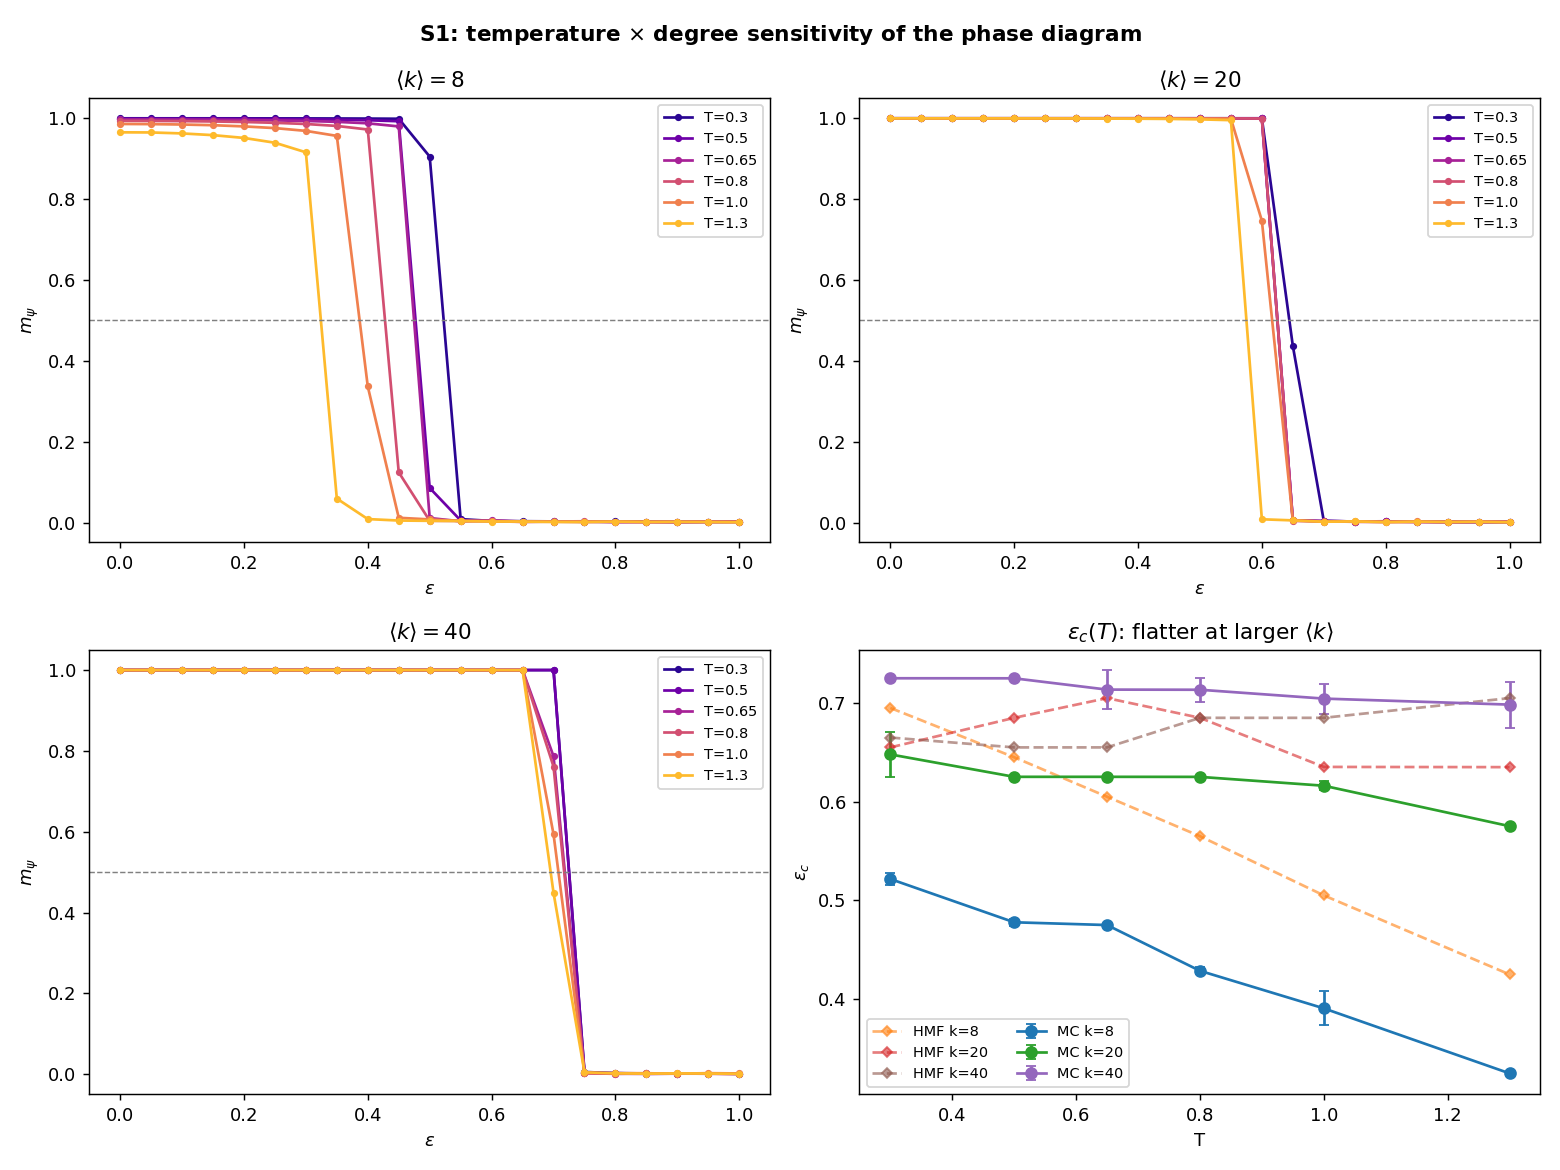

Write the Python code that produced this figure.
"""
S1 (report Sec. 4): temperature x degree — is the phase diagram robust in T,
and does <k> really dominate?

The whole phase diagram is taken at T=0.65. Here eps_c is measured on a
T x k grid (MC, 4 graph seeds) and compared to the HMF prediction on the same
grid. Hypothesis (sensitivity/HYPOTHESES.md): eps_c decreases monotonically
with T at every k (noise destabilises the ferromagnetic pinning); the payoff
scales with k so the effective noise is ~T/k and the T-dependence weakens as
k grows; HMF overestimates eps_c at every (T, k).
"""

import os, sys
import numpy as np
import matplotlib.pyplot as plt

sys.path.insert(0, os.path.join(os.path.dirname(__file__), ".."))
from common.graphs import build_graph, write_edgelist
from common.meanfield import hmf_run
from common.observables import order_parameter, eps_crossing
from common.io import save_table
from common import runner

HERE = os.path.dirname(os.path.abspath(__file__))
TS = [0.30, 0.50, 0.65, 0.80, 1.00, 1.30]
KS = [8, 20, 40]
SEEDS = [1, 2, 3, 4]
EPS = np.linspace(0, 1, 21)
N = 500


def main():
    runner.ensure_engine()
    els = {(k, s): write_edgelist(build_graph("ER", N, k, seed=s),
                                  os.path.join(HERE, f"_tg_{k}_{s}.edgelist"))
           for k in KS for s in SEEDS}

    points = [(t, k, e, s) for t in TS for k in KS for e in EPS for s in SEEDS]
    res = runner.run_many([dict(edgelist=els[(k, s)], eps=float(e), temp=t, seed=s)
                           for t, k, e, s in points])
    m = np.array([r["m_psi"] for r in res]).reshape(len(TS), len(KS), len(EPS), len(SEEDS))
    for el in els.values():
        os.remove(el)

    summary = {"T": [], "k": [], "eps_c_mc": [], "eps_c_mc_std": [], "eps_c_hmf": []}
    curves = {"epsilon": EPS}
    for i, t in enumerate(TS):
        for j, k in enumerate(KS):
            per_seed = [eps_crossing(EPS, m[i, j, :, s]) for s in range(len(SEEDS))]
            # the HMF map is deterministic and cheap: use a fine grid so its
            # eps_c is not quantised by the MC grid step
            eps_fine = np.linspace(0, 1, 101)
            m_hmf = [order_parameter(hmf_run(float(e), k=k, T=t)) for e in eps_fine]
            summary["T"].append(t); summary["k"].append(k)
            summary["eps_c_mc"].append(np.mean(per_seed))
            summary["eps_c_mc_std"].append(np.std(per_seed))
            summary["eps_c_hmf"].append(eps_crossing(eps_fine, m_hmf))
            curves[f"m_T{int(t*100)}_k{k}"] = m[i, j].mean(axis=1)
    save_table(os.path.join(HERE, "sens_temperature.csv"), summary)
    save_table(os.path.join(HERE, "sens_temperature_curves.csv"), curves)

    fig, axes = plt.subplots(2, 2, figsize=(12, 9))
    cmap = plt.cm.plasma(np.linspace(0.05, 0.85, len(TS)))
    for ax, (j, k) in zip(axes.flat[:3], enumerate(KS)):
        for i, t in enumerate(TS):
            ax.plot(EPS, m[i, j].mean(axis=1), "o-", ms=3, color=cmap[i],
                    label=f"T={t}")
        ax.axhline(0.5, color="gray", ls="--", lw=0.8)
        ax.set_title(f"$\\langle k\\rangle={k}$")
        ax.set_xlabel(r"$\varepsilon$"); ax.set_ylabel(r"$m_\psi$")
        ax.legend(fontsize=8)
    ax = axes.flat[3]
    su = {kk: np.array(v) for kk, v in summary.items()}
    for j, k in enumerate(KS):
        sel = su["k"] == k
        ax.errorbar(su["T"][sel], su["eps_c_mc"][sel], yerr=su["eps_c_mc_std"][sel],
                    fmt="o-", capsize=3, label=f"MC k={k}")
        ax.plot(su["T"][sel], su["eps_c_hmf"][sel], "D--", ms=4, alpha=0.6,
                label=f"HMF k={k}")
    ax.set_xlabel("T"); ax.set_ylabel(r"$\varepsilon_c$")
    ax.set_title(r"$\varepsilon_c(T)$: flatter at larger $\langle k\rangle$")
    ax.legend(fontsize=8, ncol=2)
    fig.suptitle("S1: temperature $\\times$ degree sensitivity of the phase diagram",
                 fontweight="bold")
    fig.tight_layout()
    fig.savefig(os.path.join(HERE, "sens_temperature.png"), dpi=130)
    print("Saved sens_temperature.png")

    for j, k in enumerate(KS):
        sel = su["k"] == k
        drop = su["eps_c_mc"][sel][0] - su["eps_c_mc"][sel][-1]
        print(f"k={k}: eps_c falls {drop:+.3f} from T={TS[0]} to T={TS[-1]}")


if __name__ == "__main__":
    main()
